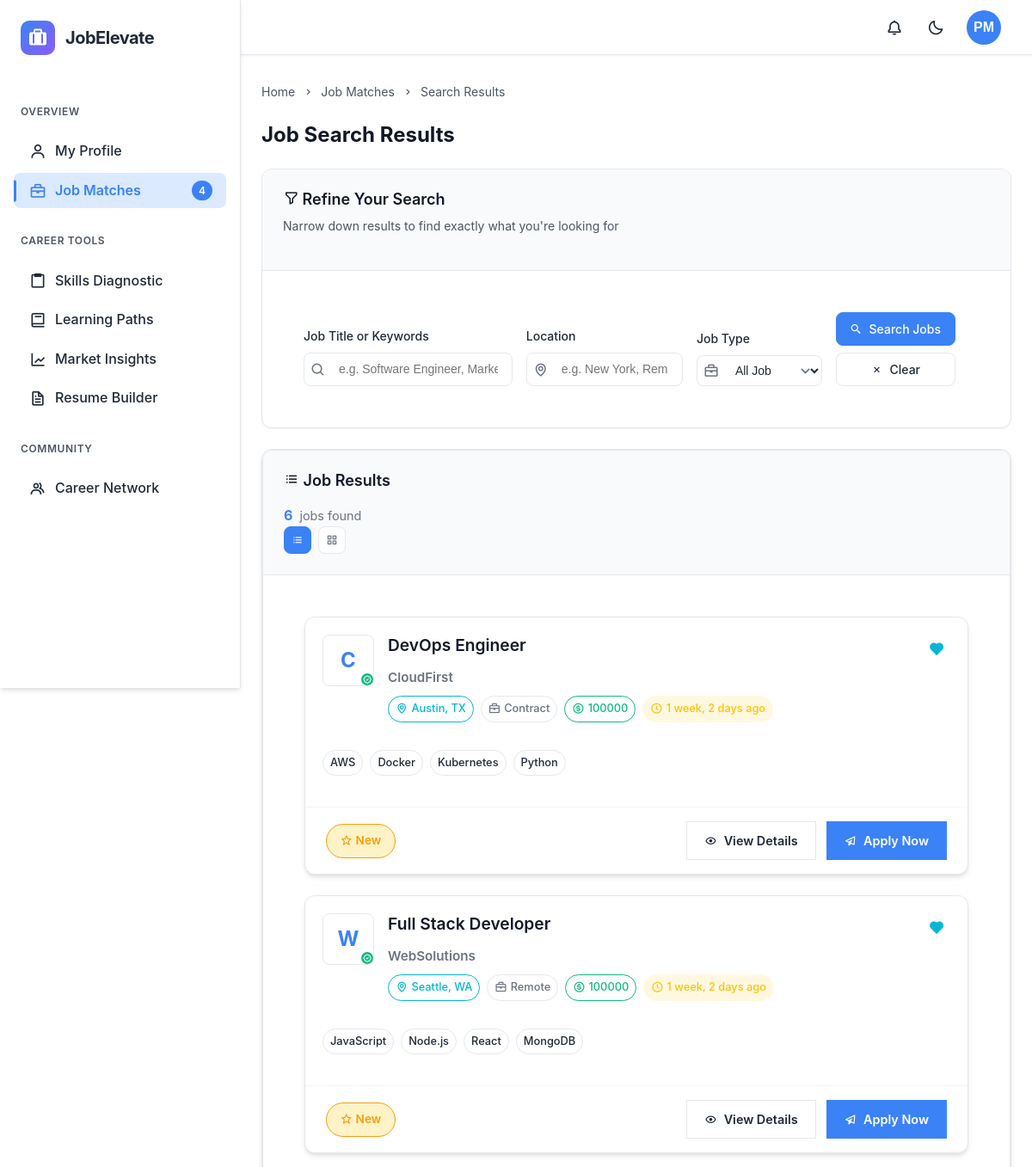
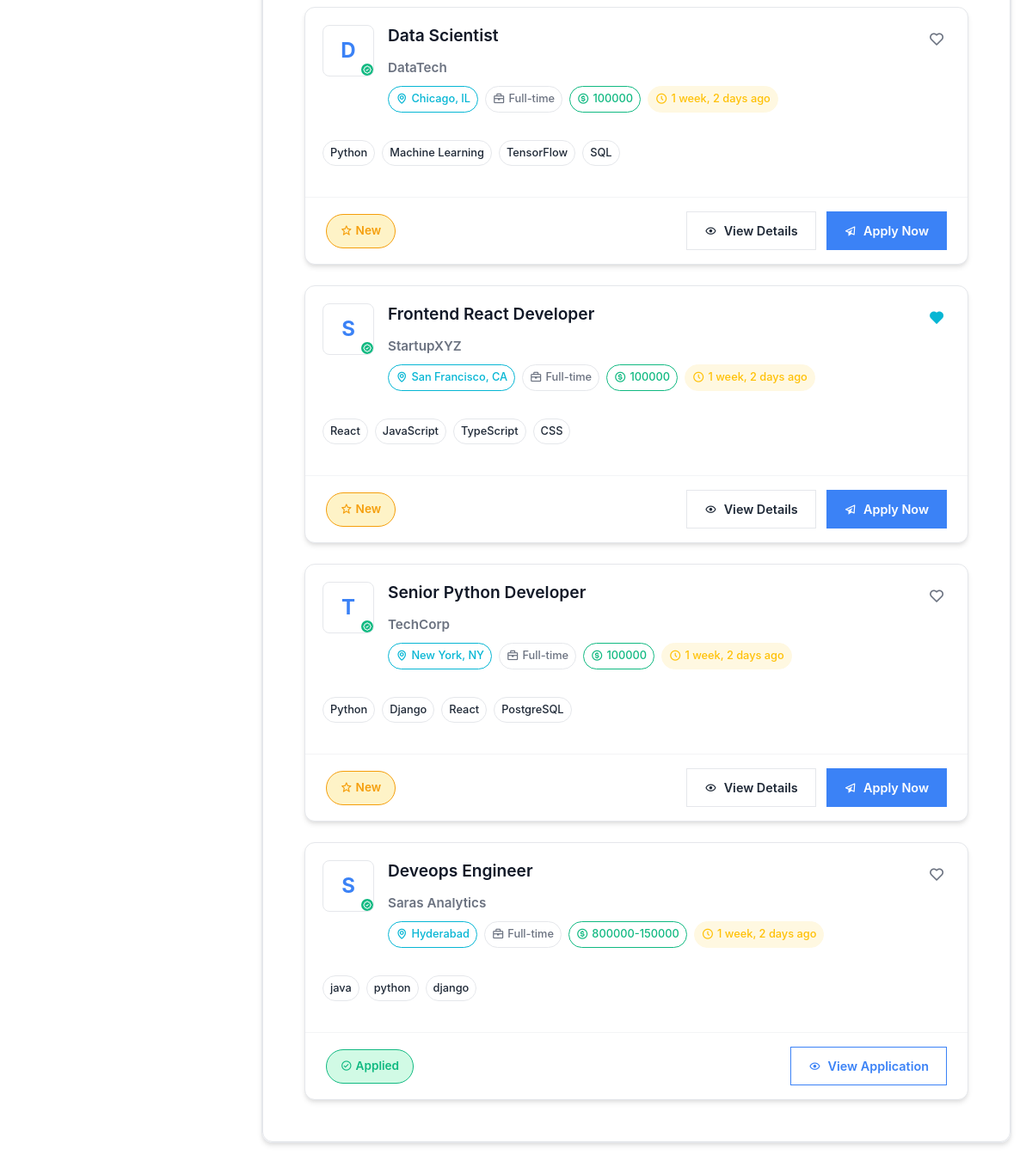
Screenshot of /jobs/search/ (signed in) with the database file from the repository (2 pictures, top to bottom).
### recruiter/models.py (models this page shows, shortened)
class Job(models.Model):
    JOB_STATUS_CHOICES = [
        ('Open', 'Open'),
        ('Closed', 'Closed'),
        ('Paused', 'Paused'),
        ('Filled', 'Filled'),
    ]
    JOB_TYPE_CHOICES = [
        ('Full-time', 'Full-time'),
        ('Part-time', 'Part-time'),
        ('Internship', 'Internship'),
        ('Remote', 'Remote'),
        ('Contract', 'Contract'),
        ('Freelance', 'Freelance'),
    ]
    title = models.CharField(_('job title'), max_length=255)
    company = models.CharField(_('company'), max_length=255)
    location = models.CharField(_('location'), max_length=255)
    job_type = models.CharField(_('job type'), max_length=50, choices=JOB_TYPE_CHOICES)
    salary = models.CharField(_('salary range'), max_length=100, blank=True, null=True)
    experience = models.IntegerField(_('experience required (years)'), default=0)
    description = models.TextField(_('job description'))
    status = models.CharField(_('job status'), max_length=10, choices=JOB_STATUS_CHOICES, default='Open')
    skills = models.JSONField(_('required skills'), default=list)
    created_at = models.DateTimeField(auto_now_add=True)
    updated_at = models.DateTimeField(auto_now=True)
    posted_by = models.ForeignKey(
        settings.AUTH_USER_MODEL,
        on_delete=models.CASCADE,
        related_name='posted_jobs',
        limit_choices_to={'user_type': 'recruiter'}
    )
    class Meta:
        ordering = ['-created_at']
        verbose_name = _('job')
        verbose_name_plural = _('jobs')

### jobs/views.py (the view)
# urls.py: path('search/', views.search_jobs, name='search_jobs'),
@login_required
def search_jobs(request):
    query = request.GET.get('q', '')
    location = request.GET.get('location', '')
    job_type = request.GET.get('job_type', '')
    jobs = Job.objects.filter(status='Open')
    if query:
        jobs = jobs.filter(
            Q(title__icontains=query) |
            Q(description__icontains=query) |
            Q(skills__contains=[query])
        )
    if location:
        jobs = jobs.filter(location__icontains=location)
    if job_type:
        jobs = jobs.filter(job_type=job_type)
    applied_job_ids = Application.objects.filter(applicant=request.user).values_list('job_id', flat=True)
    bookmarked_job_ids = JobBookmark.objects.filter(user=request.user).values_list('job_id', flat=True)
    context = {
        'jobs': jobs,
        'query': query,
        'location': location,
        'job_type': job_type,
        'applied_job_ids': list(applied_job_ids),
        'bookmarked_job_ids': list(bookmarked_job_ids),
        'job_types': dict(Job.JOB_TYPE_CHOICES),
    }
    return render(request, 'jobs/search_results.html', context)

### accounts/models.py (called while the page is built)
    def get_skills_list(self):
        return [skill.strip() for skill in self.technical_skills.split(',')] if self.technical_skills else []

### backend/context_processors.py (called while the page is built)
def user_initials(request):
    if request.user.is_authenticated:
        full_name = request.user.full_name.strip() if request.user.full_name else ""
        name_parts = full_name.split()
        if len(name_parts) >= 2:
            initials = name_parts[0][0].upper() + name_parts[-1][0].upper()
        elif len(name_parts) == 1:
            initials = name_parts[0][0].upper()
        else:
            initials = "US"
    else:
        initials = "US"
    return {
        'user_initials': initials
    }

### dashboard/context_processors.py (called while the page is built)
def dashboard_context(request):
    context = {}
    if request.user.is_authenticated:
        user = request.user
        full_name = user.full_name.strip() if user.full_name else ""
        name_parts = full_name.split()
        if len(name_parts) >= 2:
            initials = name_parts[0][0].upper() + name_parts[-1][0].upper()
        elif len(name_parts) == 1:
            initials = name_parts[0][0].upper()
        else:
            initials = "US"
        job_match_count = user.get_job_matches_count()
        context.update({
            'user_initials': initials,
            'job_match_count': job_match_count,
        })
    return context

### jobs/templates/jobs/search_results.html (shortened to what this page needs)
{% extends 'dashboard/base.html' %}
{% block content %}
<div class="job-search-container">
    <div class="breadcrumb">
        <div class="breadcrumb-item">
            <a href="{% url 'dashboard:home' %}" class="breadcrumb-link">Home</a>
            <i class='bx bx-chevron-right'></i>
        </div>
        <div class="breadcrumb-item">
            <a href="{% url 'jobs:job_listings' %}" class="breadcrumb-link">Job Matches</a>
            <i class='bx bx-chevron-right'></i>
        </div>
        <div class="breadcrumb-item">
            <span>Search Results</span>
        </div>
    </div>
    <div class="page-content-header">
        <h1 class="page-title">
            Job Search Results
        </h1>
    </div>
    <div class="search-section">
        <div class="card search-card">
            <div class="card-header">
                <h3 class="card-title">
                    <i class='bx bx-filter-alt'></i>
                    Refine Your Search
                </h3>
                <p class="card-subtitle">Narrow down results to find exactly what you're looking for</p>
            </div>
            <div class="card-body">
                <form action="{% url 'jobs:search_jobs' %}" method="GET" class="search-form">
                    <div class="search-grid">
                        <div class="search-input-group">
                            <label class="form-label">Job Title or Keywords</label>
                            <div class="input-wrapper">
                                <i class='bx bx-search input-icon'></i>
                                <input type="text" name="q" placeholder="e.g. Software Engineer, Marketing Manager" value="{{ query }}" class="form-control search-input">
                            </div>
                        </div>
                        <div class="search-input-group">
                            <label class="form-label">Location</label>
                            <div class="input-wrapper">
                                <i class='bx bx-map input-icon'></i>
                                <input type="text" name="location" placeholder="e.g. New York, Remote" value="{{ location }}" class="form-control search-input">
                            </div>
                        </div>
                        <div class="search-input-group">
                            <label class="form-label">Job Type</label>
                            <div class="input-wrapper">
                                <i class='bx bx-briefcase input-icon'></i>
                                <select name="job_type" class="form-control search-select">
                                    <option value="">All Job Types</option>
                                </select>
                            </div>
                        </div>
                        <div class="search-button-group">
                            <button type="submit" class="btn btn-primary">
                                <i class='bx bx-search-alt-2'></i>
                                <span>Search Jobs</span>
                            </button>
                            <button type="button" class="btn btn-light" onclick="clearForm()">
                                <i class='bx bx-x'></i>
                                <span>Clear</span>
                            </button>
                        </div>
                    </div>
                </form>
            </div>
        </div>
    </div>
    <div class="results-section">
        <div class="card">
            <div class="card-header">
                <div class="results-info">
                    <h3 class="card-title">
                        <i class='bx bx-list-ul'></i>
                        Job Results
                    </h3>
                    <div class="results-stats">
                        <span class="results-count">{{ jobs|length }}</span>
                        <span class="results-text">job{{ jobs|length|pluralize }} found</span>
                    </div>
                </div>
                {% if jobs %}
                    <div class="results-actions">
                        <button class="btn btn-sm btn-light view-toggle-btn active" data-view="list">
                            <i class='bx bx-list-ul'></i>
                        </button>
                        <button class="btn btn-sm btn-light view-toggle-btn" data-view="grid">
                            <i class='bx bx-grid-alt'></i>
                        </button>
                    </div>
                {% endif %}
            </div>
            <div class="card-body">
                {% if jobs %}
                    <div class="jobs-container" id="jobsContainer">
                {% for job in jobs %}
                    <div class="job-card" data-job-id="{{ job.id }}">
                        <div class="job-card-main">
                            <div class="job-company-section">
                                <div class="company-logo">
                                    {% if job.company_logo %}
                                        <img src="{{ job.company_logo.url }}" alt="{{ job.company }}" class="logo-img">
                                    {% else %}
                                        <div class="logo-placeholder">
                                            {{ job.company|slice:":1"|upper }}
                                        </div>
                                    {% endif %}
                                    <div class="company-verified" title="Verified Company">
                                        <i class='bx bx-badge-check'></i>
                                    </div>
                                </div>
                                <div class="job-details">
                                    <div class="job-header">
                                        <h3 class="job-title">
                                            <a href="{% url 'jobs:job_detail' job_id=job.id %}" class="job-link">
                                                {{ job.title }}
                                            </a>
                                        </h3>
                                        <div class="job-bookmark">
                                            {% if job.id in bookmarked_job_ids %}
                                                <button class="bookmark-btn active" data-job-id="{{ job.id }}" title="Remove from bookmarks">
                                                    <i class='bx bxs-heart'></i>
                                                </button>
                                            {% else %}
                                                <button class="bookmark-btn" data-job-id="{{ job.id }}" title="Add to bookmarks">
                                                    <i class='bx bx-heart'></i>
                                                </button>
                                            {% endif %}
                                        </div>
                                    </div>
                                    <div class="company-info">
                                        <h4 class="company-name">{{ job.company }}</h4>
                                        <div class="job-meta-badges">
                                            <span class="meta-badge location">
                                                <i class='bx bx-map'></i>
                                                {{ job.location }}
                                            </span>
                                            <span class="meta-badge job-type">
                                                <i class='bx bx-briefcase'></i>
                                                {{ job.get_job_type_display }}
                                            </span>
                                            {% if job.salary %}
                                                <span class="meta-badge salary">
                                                    <i class='bx bx-dollar-circle'></i>
                                                    {{ job.salary }}
                                                </span>
                                            {% endif %}
                                            <span class="meta-badge posted-time">
                                                <i class='bx bx-time-five'></i>
                                                {{ job.created_at|timesince }} ago
                                            </span>
                                        </div>
                                    </div>
                                </div>
                            </div>
                            <div class="job-description">
                                {% if job.skills %}
                                    <div class="job-skills">
                                        {% for skill in job.skills|slice:":4" %}
                                            <span class="skill-tag">{{ skill }}</span>
                                        {% endfor %}
                                    </div>
                                {% endif %}
                            </div>
                        </div>
                        <div class="job-card-footer">
                            <div class="job-status">
                                {% if job.id in applied_job_ids %}
                                    <span class="status-applied">
                                        <i class='bx bx-check-circle'></i>
                                        Applied
                                    </span>
                                {% else %}
                                    <span class="status-new">
                                        <i class='bx bx-star'></i>
                                        New
                                    </span>
                                {% endif %}
                            </div>
                            <div class="job-actions">
                                {% if job.id not in applied_job_ids %}
                                    <a href="{% url 'jobs:job_detail' job_id=job.id %}" class="action-btn secondary">
                                        <i class='bx bx-show'></i>
                                        View Details
                                    </a>
                                    <a href="{% url 'jobs:apply_for_job' job_id=job.id %}" class="action-btn primary">
                                        <i class='bx bx-paper-plane'></i>
                                        Apply Now
                                    </a>
                                {% else %}
                                    <a href="{% url 'jobs:job_detail' job_id=job.id %}" class="action-btn outline">
                                        <i class='bx bx-show'></i>
                                        View Application
                                    </a>
                                {% endif %}
                            </div>
                        </div>
                    </div>
                {% endfor %}
            </div>
        {% endif %}
            </div>
        </div>
    </div>
</div>
{% endblock %}

### rows the page displays
Job: company "C", title "DevOps Engineer", company "CloudFirst", location "Austin, TX", job_type "Contract", salary "100000", created_at "1 week, 2 days", skills "AWS" "Docker" "Kubernetes" "Python", shows "New", shows "View Details"
Job: company "W", title "Full Stack Developer", company "WebSolutions", location "Seattle, WA", job_type "Remote", salary "100000", created_at "1 week, 2 days", skills "JavaScript" "Node.js" "React" "MongoDB", shows "New", shows "View Details"
Job: company "D", title "Data Scientist", company "DataTech", location "Chicago, IL", job_type "Full-time", salary "100000", created_at "1 week, 2 days", skills "Python" "Machine Learning" "TensorFlow" "SQL", shows "New", shows "View Details"
Job: company "S", title "Frontend React Developer", company "StartupXYZ", location "San Francisco, CA", job_type "Full-time", salary "100000", created_at "1 week, 2 days", skills "React" "JavaScript" "TypeScript" "CSS", shows "New", shows "View Details"
Job: company "T", title "Senior Python Developer", company "TechCorp", location "New York, NY", job_type "Full-time", salary "100000", created_at "1 week, 2 days", skills "Python" "Django" "React" "PostgreSQL", shows "View Details"
Job: company "S", title "Deveops Engineer", company "Saras Analytics", location "Hyderabad", job_type "Full-time", salary "800000-150000", created_at "1 week, 2 days", skills "java" "python" "django", shows "Applied", shows "View Application"

### other values shown
{{ job_match_count }} "4"
{{ user_initials }} "PM"
{{ jobs|length }} "6"
